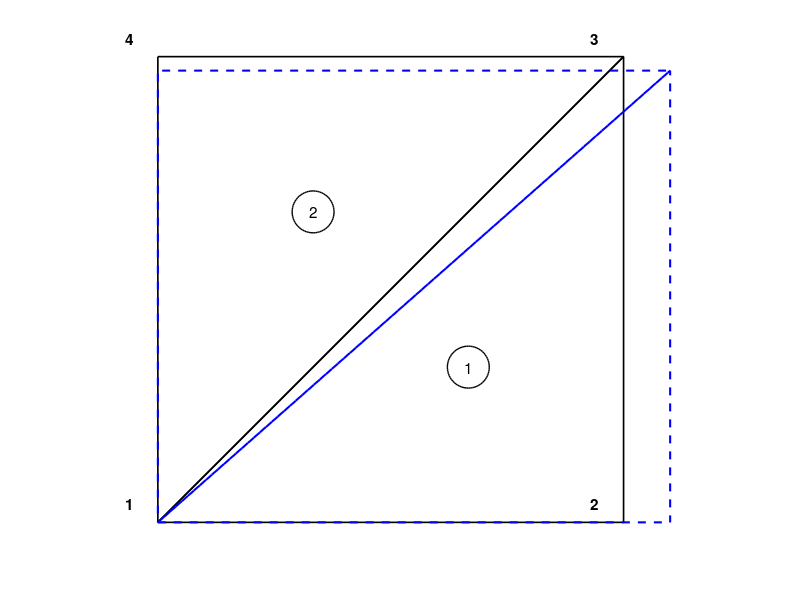

MATLAB code to generate this figure: (Note: this script raises an error after producing the figure.)
% Chapter 7 -- Two-element CST mesh under uniaxial tension
% Plate: 1 m x 1 m x 0.01 m, plane stress, E=200 GPa, nu=0.3
% Nodes: 1(0,0) 2(1,0) 3(1,1) 4(0,1)
% Elements: 1=[1,2,3], 2=[1,3,4]
% BCs: pin at node 1 (u1=v1=0), roller at node 4 (u4=0)
% Load: F_x=500 kN at nodes 2 and 3
clear; clc; close all;

%% Parameters
E  = 200e9;   % Pa
nu = 0.3;
t  = 0.01;    % m

%% Nodes and connectivity
xy   = [0,0; 1,0; 1,1; 0,1];
conn = [1,2,3; 1,3,4];

%% Constitutive matrix (plane stress)
D = E/(1-nu^2) * [1, nu, 0; nu, 1, 0; 0, 0, (1-nu)/2];

%% Assemble global K
n_dof = 8;
K = zeros(n_dof);
B_all = cell(2,1);

for e = 1:2
    nd = conn(e,:);
    x  = xy(nd,1);  y = xy(nd,2);
    Ae = 0.5*abs((x(2)-x(1))*(y(3)-y(1)) - (x(3)-x(1))*(y(2)-y(1)));
    b  = [y(2)-y(3); y(3)-y(1); y(1)-y(2)];
    c  = [x(3)-x(2); x(1)-x(3); x(2)-x(1)];
    B  = 1/(2*Ae) * [b(1),0,b(2),0,b(3),0; ...
                     0,c(1),0,c(2),0,c(3); ...
                     c(1),b(1),c(2),b(2),c(3),b(3)];
    ke = t * Ae * B' * D * B;
    B_all{e} = B;
    dofs = [2*nd(1)-1, 2*nd(1), 2*nd(2)-1, 2*nd(2), 2*nd(3)-1, 2*nd(3)];
    K(dofs,dofs) = K(dofs,dofs) + ke;
end

%% Load vector and BCs
F = zeros(n_dof,1);
F(3) = 500e3;   % u2
F(5) = 500e3;   % u3

fixed = [1, 2, 7];   % u1, v1, u4
free  = setdiff(1:n_dof, fixed);
u = zeros(n_dof,1);
u(free) = K(free,free) \ F(free);

%% Print results
fprintf('=== NODAL DISPLACEMENTS ===\n')
for n = 1:4
    fprintf('Node %d: u=%.4e m  v=%.4e m\n', n, u(2*n-1), u(2*n))
end

fprintf('\n=== ELEMENT STRESSES ===\n')
for e = 1:2
    nd   = conn(e,:);
    dofs = [2*nd(1)-1,2*nd(1),2*nd(2)-1,2*nd(2),2*nd(3)-1,2*nd(3)];
    sig  = D * B_all{e} * u(dofs);
    fprintf('Elem %d: sx=%.4e Pa  sy=%.4e Pa  txy=%.4e Pa\n', ...
            e, sig(1), sig(2), sig(3))
end

%% Figure: mesh + deformed shape
scale = 200;
fig = figure('Units','centimeters','Position',[2,2,14,10]);
hold on; axis equal off;

tri_x = xy([1,2,3,1],1); tri_y = xy([1,2,3,1],2);
hUnd = plot(tri_x, tri_y, 'k-', 'LineWidth', 1.2);
tri_x = xy([1,3,4,1],1); tri_y = xy([1,3,4,1],2);
plot(tri_x, tri_y, 'k-', 'LineWidth', 1.2, 'HandleVisibility','off')

% Deformed nodes
xy_def = xy + scale * reshape(u,2,[])';
tri_x = xy_def([1,2,3,1],1); tri_y = xy_def([1,2,3,1],2);
hDef = plot(tri_x, tri_y, 'b--', 'LineWidth', 1.5);
tri_x = xy_def([1,3,4,1],1); tri_y = xy_def([1,3,4,1],2);
plot(tri_x, tri_y, 'b--', 'LineWidth', 1.5, 'HandleVisibility','off')

% Node labels
for n = 1:4
    text(xy(n,1)-0.07, xy(n,2)+0.04, sprintf('%d',n), 'FontSize',11,'FontWeight','bold')
end

% Element labels: explicit circles so the numerals have visible margin
c1 = mean(xy([1,2,3],:));
c2 = mean(xy([1,3,4],:));
r_elem = 0.045;
rectangle('Position',[c1(1)-r_elem, c1(2)-r_elem, 2*r_elem, 2*r_elem], ...
          'Curvature',[1 1],'EdgeColor','k','LineWidth',1)
text(c1(1), c1(2), '1', 'HorizontalAlignment','center', ...
     'VerticalAlignment','middle','FontSize',11)
rectangle('Position',[c2(1)-r_elem, c2(2)-r_elem, 2*r_elem, 2*r_elem], ...
          'Curvature',[1 1],'EdgeColor','k','LineWidth',1)
text(c2(1), c2(2), '2', 'HorizontalAlignment','center', ...
     'VerticalAlignment','middle','FontSize',11)

book_style(fig);
exportgraphics(fig,'../figures/cst_example_results.pdf','ContentType','vector')
exportgraphics(fig,'../figures/cst_example_results.png','Resolution',300)
fprintf('\nFigures saved to ../figures/\n')
